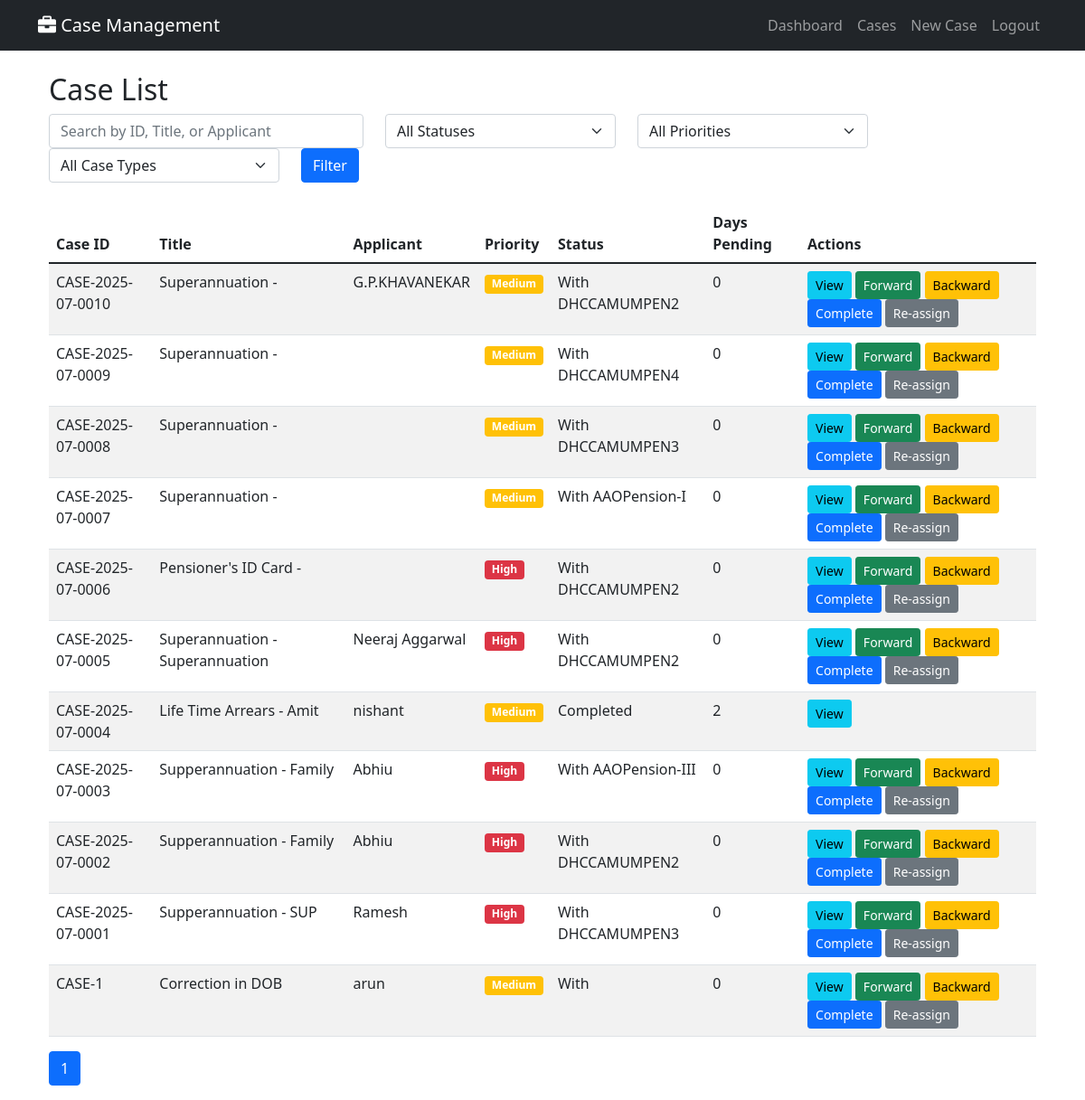
/cases/ (signed in), run on an earlier commit of the app's database.
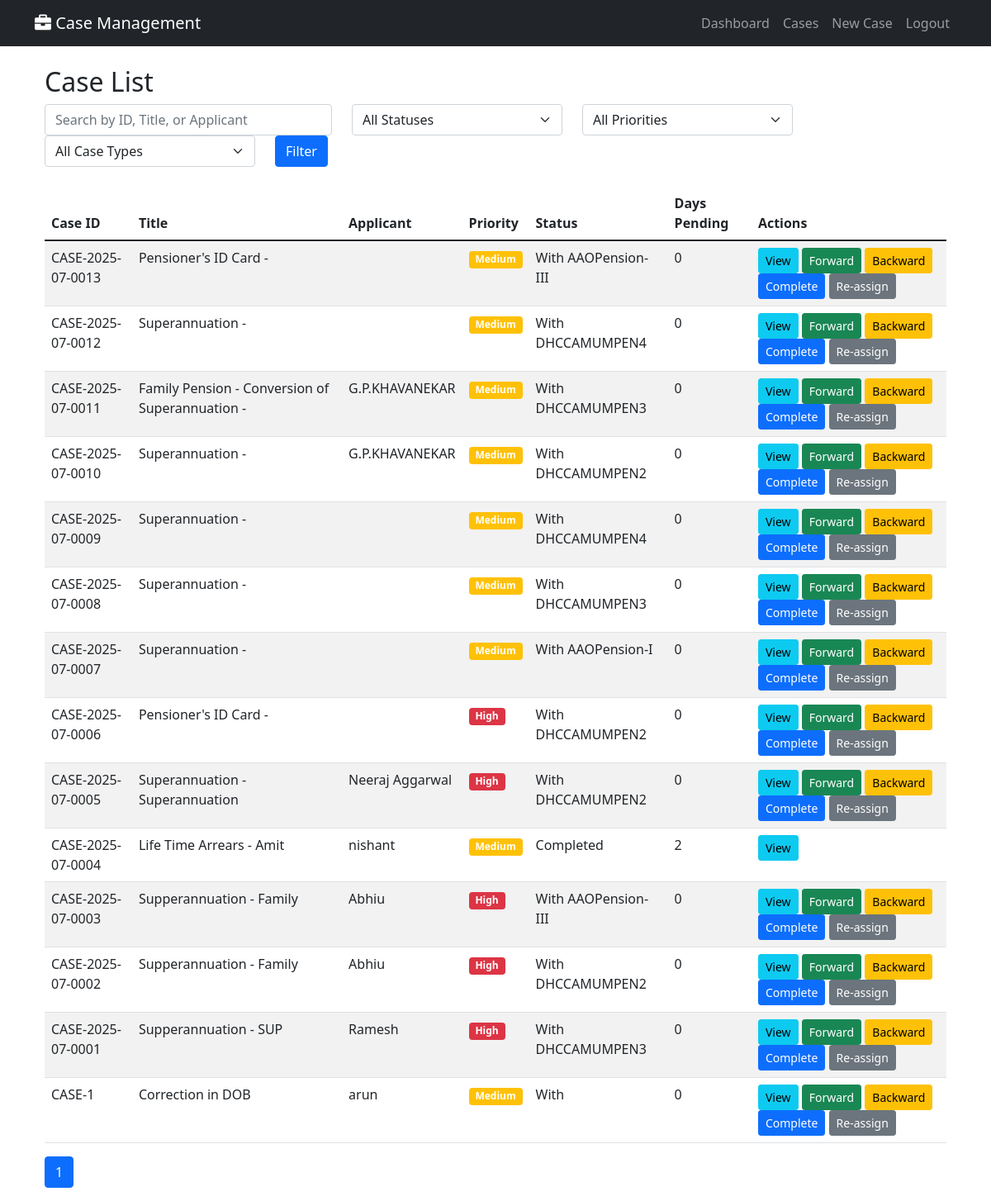
And on a later commit of the database.
### cases/models.py (models this page shows, shortened)
class Case(models.Model):
    PRIORITY_CHOICES = [
        ('High', 'High'),
        ('Medium', 'Medium'),
        ('Low', 'Low'),
    ]
    STATUS_COLORS = [
        ('Green', 'Green'),
        ('Orange', 'Orange'),
        ('Red', 'Red'),
        ('Blue', 'Blue'),
    ]
    MODE_OF_RECEIPT_CHOICES = [
        ('by_post', 'By Post'),
        ('by_hand', 'By Hand'),
        ('online', 'Online'),
        ('offline', 'Offline'),
        ('email', 'Email'),
        ('in_person', 'In Person'),
    ]
    TYPE_OF_CORRECTION_CHOICES = [
        ('change_of_address', 'Change Of Address'),
        ('change_dob_family', 'Change / Correction of DOB of Family Pensioner'),
        ('change_name', 'Change / Correction of Name of the Pensioner / Family Pensioner'),
        ('other', 'Other'),
    ]
    FRESH_COMPLIANCE_CHOICES = [
        ('fresh', 'Fresh Case'),
        ('compliance', 'Compliance'),
    ]
    TYPE_OF_EMPLOYEE_CHOICES = [
        ('MTNL_IDA', 'MTNL IDA'),
        ('MTNL_CDA', 'MTNL CDA'),
        ('DOT_CDA', 'DOT CDA'),
    ]
    TYPE_OF_PENSION_CHOICES = [
        ('MTNL-IDA', 'MTNL-IDA'),
        ('DOT-CDA', 'DOT-CDA'),
    ]
    TYPE_OF_PENSIONER_CHOICES = [
        ('Superannuation/VR', 'Superannuation / VR'),
        ('Family Pensioner', 'Family Pensioner'),
    ]
    case_id = models.CharField(max_length=50, unique=True, db_index=True)
    registration_date = models.DateTimeField(default=timezone.now)
    case_type = models.ForeignKey(CaseType, on_delete=models.CASCADE)
    sub_category = models.CharField(max_length=100)
    case_title = models.CharField(max_length=500)
    case_description = models.TextField()
    applicant_name = models.CharField(max_length=200)
    ppo_master = models.ForeignKey(PPOMaster, on_delete=models.SET_NULL, null=True, blank=True)
    priority = models.CharField(max_length=10, choices=PRIORITY_CHOICES, default='Medium')
    current_status = models.CharField(max_length=200)
    current_holder = models.ForeignKey(UserProfile, on_delete=models.CASCADE, related_name='current_cases')
    days_in_current_stage = models.IntegerField(default=0)
    total_days_pending = models.IntegerField(default=0)
    expected_completion = models.DateTimeField()
    actual_completion = models.DateTimeField(null=True, blank=True)
    status_color = models.CharField(max_length=10, choices=STATUS_COLORS, default='Green')
    is_completed = models.BooleanField(default=False)
    created_by = models.ForeignKey(User, on_delete=models.CASCADE, related_name='created_cases')
    last_updated_by = models.ForeignKey(User, on_delete=models.CASCADE, related_name='updated_cases')
    last_update_date = models.DateTimeField(auto_now=True)
    ppo_number = models.CharField(max_length=20, blank=True)
    name_pensioner = models.CharField(max_length=200, blank=True)
    mobile_number = models.CharField(max_length=15, blank=True)
    last_lc_done_date = models.DateField(null=True, blank=True)
    kyp_flag = models.BooleanField(default=False)
    mode_of_receipt = models.CharField(max_length=20, choices=MODE_OF_RECEIPT_CHOICES, blank=True)
    date_of_death = models.DateField(null=True, blank=True)
    name_claimant = models.CharField(max_length=200, blank=True)
    relationship = models.CharField(max_length=50, blank=True)
    service_book_enclosed = models.BooleanField(default=False)
    type_of_correction = models.CharField(max_length=30, choices=TYPE_OF_CORRECTION_CHOICES, blank=True)
    original_ppo_submitted = models.BooleanField(default=False)
    fresh_or_compliance = models.CharField(max_length=20, choices=FRESH_COMPLIANCE_CHOICES, blank=True)
    type_of_employee = models.CharField(max_length=20, choices=TYPE_OF_EMPLOYEE_CHOICES, blank=True)
    retiring_employee = models.ForeignKey('RetiringEmployee', on_delete=models.SET_NULL, null=True, blank=True)
    type_of_pension = models.CharField(max_length=20, choices=TYPE_OF_PENSION_CHOICES, blank=True)
    type_of_pensioner = models.CharField(max_length=30, choices=TYPE_OF_PENSIONER_CHOICES, blank=True)
    date_of_retirement = models.DateField(null=True, blank=True)
    objects = CaseManager()
    class Meta:
        ordering = ['-registration_date']
        indexes = [
            models.Index(fields=['case_id']),
            models.Index(fields=['ppo_number']),
            models.Index(fields=['current_holder', 'is_completed']),
            models.Index(fields=['priority', 'status_color']),
            models.Index(fields=['registration_date']),
        ]

### cases/views.py (the view, shortened to what this page needs)
# urls.py: path('cases/', views.case_list, name='case_list'),
@login_required
def case_list(request):
    user_profile = get_object_or_404(UserProfile, user=request.user)
    cases = Case.objects.all()
    if user_profile.role != 'ADMIN':
        cases = cases.filter(current_holder=user_profile)
    search_query = request.GET.get('search', '')
    if search_query:
        cases = cases.filter(
            Q(case_id__icontains=search_query) |
            Q(case_title__icontains=search_query) |
            Q(applicant_name__icontains=search_query)
        )
    status_filter = request.GET.get('status', '')
    priority_filter = request.GET.get('priority', '')
    if priority_filter:
        cases = cases.filter(priority=priority_filter)
    case_type_filter = request.GET.get('case_type', '')
    if case_type_filter:
        cases = cases.filter(case_type_id=case_type_filter)
    paginator = Paginator(cases, 25)
    page_number = request.GET.get('page')
    page_obj = paginator.get_page(page_number)
    context = {
        'page_obj': page_obj,
        'search_query': search_query,
        'status_filter': status_filter,
        'priority_filter': priority_filter,
        'case_type_filter': case_type_filter,
        'case_types': CaseType.objects.all(),
        'user_profile': user_profile,
    }
    return render(request, 'cases/case_list.html', context)

### cases/models.py (called while the page is built)
    def get_queryset(self):
        return CaseQuerySet(self.model, using=self._db)

### templates/cases/case_list.html (shortened to what this page needs)
{% extends 'base.html' %}
{% block content %}
<div class="container mt-4">
    <h2>Case List</h2>
    <form method="get" class="mb-4">
        <div class="row">
            <div class="col-md-4">
                <input type="text" name="search" class="form-control" placeholder="Search by ID, Title, or Applicant" value="{{ search_query }}">
            </div>
            <div class="col-md-3">
                <select name="status" class="form-select">
                    <option value="">All Statuses</option>
                </select>
            </div>
            <div class="col-md-3">
                <select name="priority" class="form-select">
                    <option value="">All Priorities</option>
                </select>
            </div>
            <div class="col-md-3">
                <select name="case_type" class="form-select">
                    <option value="">All Case Types</option>
                </select>
            </div>
            <div class="col-md-2 mt-2 mt-md-0">
                <button type="submit" class="btn btn-primary">Filter</button>
            </div>
        </div>
    </form>
    <table class="table table-striped table-hover">
        <thead>
            <tr>
                <th>Case ID</th>
                <th>Title</th>
                <th>Applicant</th>
                <th>Priority</th>
                <th>Status</th>
                <th>Days Pending</th>
                <th>Actions</th>
            </tr>
        </thead>
        <tbody>
            {% for case in page_obj %}
            <tr>
                <td>{{ case.case_id }}</td>
                <td>{{ case.case_title }}</td>
                <td>{{ case.applicant_name }}</td>
                <td>
                    <span class="badge {% if case.priority == 'High' %}bg-danger{% elif case.priority == 'Medium' %}bg-warning{% else %}bg-success{% endif %}">
                        {{ case.priority }}
                    </span>
                </td>
                <td>{{ case.current_status }}</td>
                <td>{{ case.total_days_pending }}</td>
                <td>
                    <a href="{% url 'case_detail' case.case_id %}" class="btn btn-sm btn-info">View</a>
                    {% if user_profile.role == 'ADMIN' or case.current_holder == user_profile %}
                    {% if not case.is_completed %}
                    <a href="{% url 'move_case' case.case_id %}?type=forward" class="btn btn-sm btn-success">Forward</a>
                    {% if user_profile.role != 'DH' %}
                    <a href="{% url 'move_case' case.case_id %}?type=backward" class="btn btn-sm btn-warning">Backward</a>
                    {% endif %}
                    {% if user_profile.role != 'DH' %}
                    <a href="{% url 'move_case' case.case_id %}?type=complete" class="btn btn-sm btn-primary">Complete</a>
                    <a href="{% url 'move_case' case.case_id %}?type=reassign" class="btn btn-sm btn-secondary">Re-assign</a>
                {% endif %}
            {% endif %}
        {% endif %}
                </td>
            </tr>
            {% empty %}
            <tr>
                <td colspan="7">No cases found.</td>
            </tr>
            {% endfor %}
        </tbody>
    </table>
    <nav aria-label="Page navigation">
        <ul class="pagination">
            {% for num in page_obj.paginator.page_range %}
                {% if page_obj.number == num %}
                    <li class="page-item active"><a class="page-link" href="#">{{ num }}</a></li>
                {% endif %}
            {% endfor %}
        </ul>
    </nav>
</div>
{% endblock %}

What changed in the data, as far as the page shows it:
added Case: case_id "CASE-2025-07-0013", case_title "Pensioner's ID Card -", priority "Medium", current_status "With AAOPension-III", total_days_pending "0", is_completed "Forward"
added Case: case_id "CASE-2025-07-0012", case_title "Superannuation -", priority "Medium", current_status "With DHCCAMUMPEN4", total_days_pending "0", is_completed "Forward"
added Case: case_id "CASE-2025-07-0011", case_title "Family Pension - Conversion of Superannuation -", applicant_name "G.P.KHAVANEKAR", priority "Medium", current_status "With DHCCAMUMPEN3", total_days_pending "0", is_completed "Forward"
